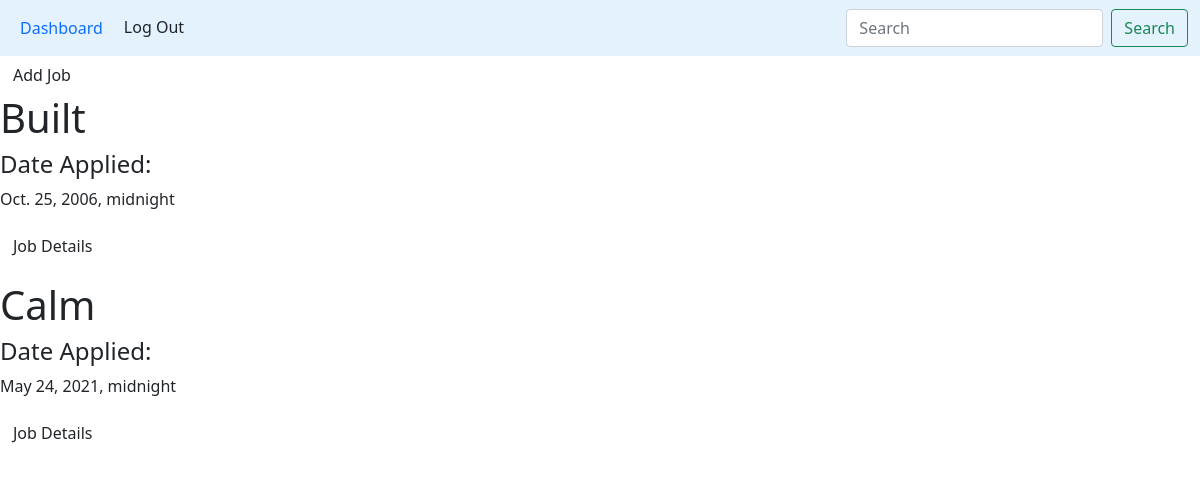
Screenshot of /job_search/3/jobs (signed in) with the database file from the repository.
### djoba/models/job.py (models this page shows, shortened)
class Job(models.Model):
	user = models.ForeignKey(User,on_delete=models.CASCADE)
	job_search = models.ForeignKey(JobSearch,on_delete=models.CASCADE)
	company_name = models.CharField(max_length=80)
	title =	models.ForeignKey(Title,on_delete=models.CASCADE)
	date_added = models.DateTimeField(auto_now=False, auto_now_add=False)
	language = models.ManyToManyField(Language)
	framework = models.ManyToManyField(Framework)
	description = models.TextField()

### djoba/views/get_jobs.py (the view)
# urls.py: path('job_search/<int:pk>/jobs', views.get_jobs, name='get_jobs'),
def get_jobs(request,pk):
	jobs = Job.objects.filter(user=request.user.id).filter(job_search_id=pk)
	template = 'djoba/jobs.html'
	return render(request, template, {'jobs': jobs})

### djoba/templates/djoba/jobs.html
{%  extends 'djoba/index.html' %}
{% load staticfiles %}
{% block content %}
{% include 'djoba/nav.html' with nav_location=view.location %}
<div>
	<form method='get' action='/new_job'>
		<button class='btn'type='submit' value='Add Job'>Add Job</button>
	</form>
</div>
{% for job in jobs %}
<div class='centered'>
		<h1>{{job.company_name}}</h1>
		<h4>Date Applied:</h4>{{job.date_added}}
		<p>
			<form method='get' action="{% url 'job_details' pk=job.id %}">
				<button class='btn'type='submit' value='Job Details'>Job Details</button>
			</form>
		</p>
</div>
{% endfor %}
{% endblock content %}

### rows the page displays
Job: company_name "Built", date_added "Oct. 25, 2006, midnight"
Job: company_name "Calm", date_added "May 24, 2021, midnight"
